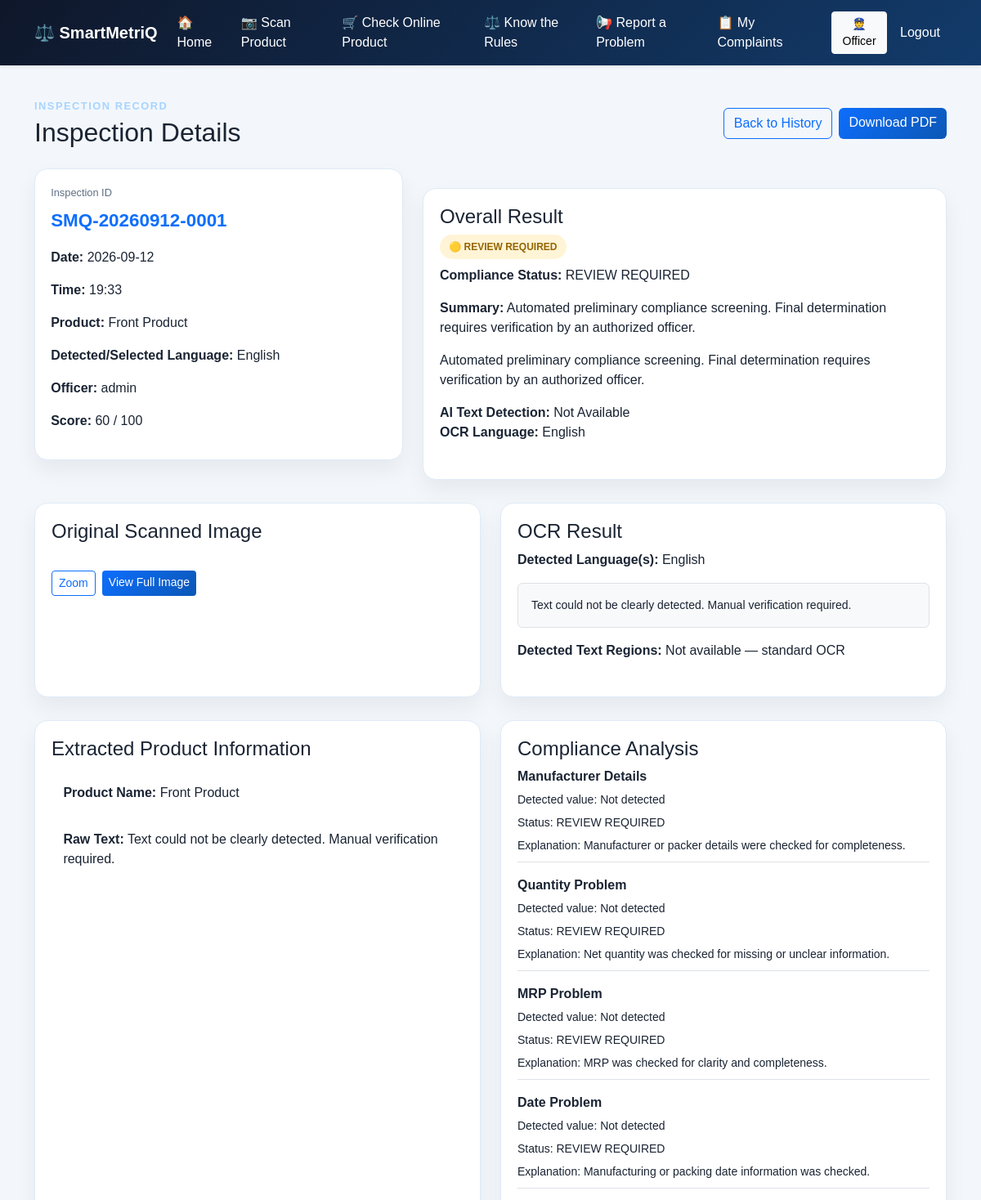
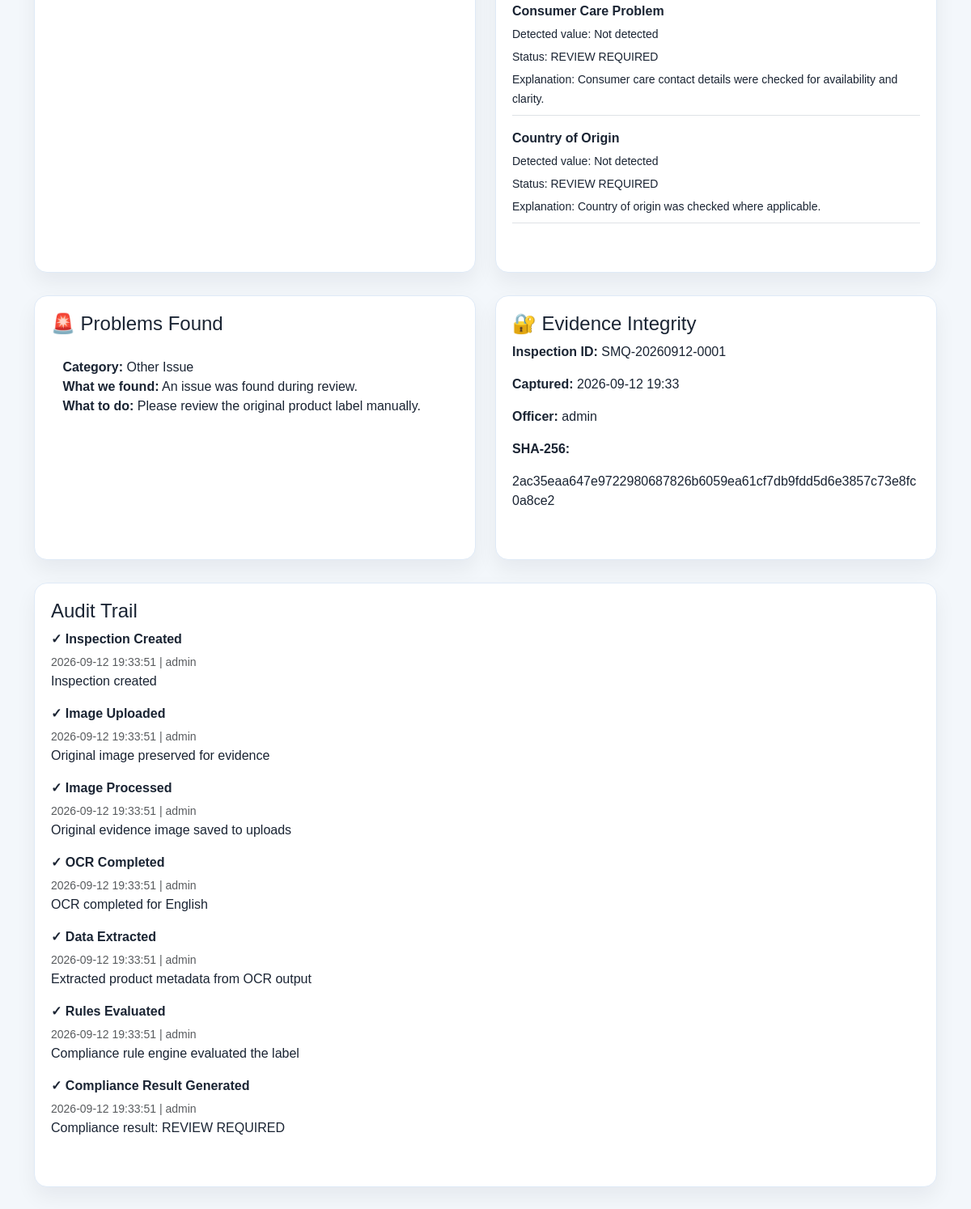
Page /result/SMQ-20260912-0001 (signed in) on the committed database (2 pictures, top to bottom).
### tables this page shows
CREATE TABLE inspections (
            id INTEGER PRIMARY KEY AUTOINCREMENT,
            inspection_id TEXT UNIQUE,
            user_id TEXT,
            product_name TEXT,
            product_type TEXT,
            image_path TEXT,
            language TEXT,
            language_code TEXT,
            ocr_text TEXT,
            extracted_data TEXT,
            compliance_status TEXT,
            violation_details TEXT,
            officer_notes TEXT,
            evidence_hash TEXT,
            created_at TEXT,
            updated_at TEXT,
            result_summary TEXT,
            score INTEGER,
            findings TEXT
        , source_type TEXT DEFAULT 'PHYSICAL_PRODUCT');

CREATE TABLE audit_events (
            id INTEGER PRIMARY KEY AUTOINCREMENT,
            inspection_id TEXT,
            user_id TEXT,
            event_type TEXT,
            description TEXT,
            timestamp TEXT
        );

### app.py (the view)
@app.route('/result/<inspection_id>')
@app.route('/inspection/<inspection_id>')
def inspection_detail(inspection_id):
    if not session.get('logged_in'):
        return redirect(url_for('login'))
    inspection = find_inspection_record(inspection_id)
    if inspection is None:
        return render_template('inspection_detail.html', inspection=None, inspection_id=inspection_id)
    inspection = build_result_summary(inspection)
    inspection.setdefault('inspection_id', inspection.get('id'))
    inspection['product'] = normalize_product_name(inspection.get('product') or inspection.get('product_name') or 'Unknown Product', inspection.get('image_type') or 'front')
    inspection.setdefault('language', 'eng')
    inspection.setdefault('language_label', get_language_label(inspection.get('language', 'eng')))
    inspection.setdefault('ai_model_status', get_ai_model_status())
    inspection.setdefault('ocr_text', 'Text could not be clearly detected. Manual verification required.')
    inspection.setdefault('extracted_data', {})
    inspection.setdefault('findings', [])
    inspection.setdefault('violation_details', inspection.get('findings'))
    inspection['violation_display'] = build_violation_display_list(inspection.get('violation_details') or inspection.get('findings') or ['Other Issue'])
    inspection.setdefault('evidence_hash', 'Not available')
    inspection.setdefault('audit_events', [])
    inspection.setdefault('image_path', '')
    inspection.setdefault('filename', '')
    inspection.setdefault('officer_notes', 'No officer notes added.')
    inspection.setdefault('date', date.today().isoformat())
    return render_template('inspection_detail.html', inspection=inspection, inspection_id=inspection_id, ai_status=get_ai_model_status())

### templates/inspection_detail.html (shortened to what this page needs)
{% extends 'base.html' %}
{% block content %}
<section class="dashboard-page">
  <div class="container">
    <div class="d-flex justify-content-between align-items-center mb-4 flex-wrap gap-3">
      <div>
        <p class="eyebrow mb-1">Inspection Record</p>
        <h2 class="mb-0">Inspection Details</h2>
      </div>
      <div class="d-flex gap-2 flex-wrap">
        <a href="{{ url_for('history') }}" class="btn btn-outline-primary">Back to History</a>
        <a href="{{ url_for('generate_report', inspection_id=inspection_id) }}" class="btn btn-primary">Download PDF</a>
      </div>
    </div>
    {% if inspection %}
      <div class="row g-4">
        <div class="col-lg-5">
          <div class="metric-card h-100">
            <span class="metric-label">Inspection ID</span>
            <p class="metric-value" style="font-size: 1.4rem; color: #0d6efd;">{{ inspection.inspection_id if inspection.inspection_id else inspection.id }}</p>
            <div class="mt-3">
              <p><strong>Date:</strong> {{ inspection.date }}</p>
              <p><strong>Time:</strong> {{ inspection.time or 'N/A' }}</p>
              <p><strong>Product:</strong> {{ inspection.product }}</p>
              <p><strong>Detected/Selected Language:</strong> {{ inspection.language_label if inspection.language_label else inspection.language }}</p>
              <p><strong>Officer:</strong> {{ inspection.inspector }}</p>
              <p><strong>Score:</strong> {{ inspection.score }} / 100</p>
            </div>
          </div>
        </div>
        <div class="col-lg-7">
          <div class="table-card h-100">
            <h4>Overall Result</h4>
            {% if inspection.overall_status == 'PASS' or inspection.status == 'COMPLIANT' %}
              <span class="status-chip status-compliant">🟢 PASS</span>
              <div class="mt-2"><strong>Compliance Status:</strong> COMPLIANT</div>
            {% elif inspection.overall_status == 'REVIEW REQUIRED' or inspection.status == 'REVIEW REQUIRED' %}
              <span class="status-chip status-review">🟡 REVIEW REQUIRED</span>
              <div class="mt-2"><strong>Compliance Status:</strong> REVIEW REQUIRED</div>
            {% else %}
              <span class="status-chip status-violation">🔴 POTENTIAL VIOLATION</span>
              <div class="mt-2"><strong>Compliance Status:</strong> POTENTIAL VIOLATION</div>
            {% endif %}
            <p class="mt-3 mb-3"><strong>Summary:</strong> {{ inspection.result_message or inspection.result }}</p>
            <p>{{ inspection.result_message or 'Automated preliminary compliance screening. Final determination requires verification by an authorized officer.' }}</p>
            <p class="mb-0"><strong>AI Text Detection:</strong> {% if ai_status.available %}Available{% else %}Not Available{% endif %}</p>
            <p class="mb-0"><strong>OCR Language:</strong> {{ inspection.language_label if inspection.language_label else inspection.language }}</p>
          </div>
        </div>
      </div>
      <div class="row g-4 mt-1">
        <div class="col-lg-6">
          <div class="table-card h-100">
            <h4>Original Scanned Image</h4>
            {% if inspection.image_path %}
              <div class="d-flex gap-2 flex-wrap">
                <a href="/{{ inspection.image_path }}" class="btn btn-sm btn-outline-primary" target="_blank">Zoom</a>
                <a href="/{{ inspection.image_path }}" class="btn btn-sm btn-primary" target="_blank">View Full Image</a>
              </div>
            {% else %}
              <p class="mb-0">No original image available for this inspection.</p>
            {% endif %}
          </div>
        </div>
        <div class="col-lg-6">
          <div class="table-card h-100">
            <h4>OCR Result</h4>
            <p><strong>Detected Language(s):</strong> {{ inspection.language_label if inspection.language_label else inspection.language }}</p>
            <div class="mt-3 p-3 border rounded bg-light">
              <pre class="mb-0" style="white-space: pre-wrap; font-family: inherit;">{{ inspection.ocr_text if inspection.ocr_text else 'Text could not be clearly detected. Manual verification required.' }}</pre>
            </div>
            <p class="mt-3 mb-0"><strong>Detected Text Regions:</strong> {{ inspection.ai_model_status.get('available', False) and '1 region (AI-ready crop)' or 'Not available — standard OCR' if inspection.ai_model_status else 'Not available — standard OCR' }}</p>
          </div>
        </div>
      </div>
      <div class="row g-4 mt-1">
        <div class="col-lg-6">
          <div class="table-card h-100">
            <h4>Extracted Product Information</h4>
            {% if inspection.extracted_data %}
              <ul class="feature-list">
                {% for key, value in inspection.extracted_data.items() %}
                  {% if value %}
                    <li><strong>{{ key.replace('_', ' ').title() }}:</strong> {{ value }}</li>
                  {% endif %}
                {% endfor %}
              </ul>
            {% else %}
              <p>No structured product information was extracted.</p>
            {% endif %}
          </div>
        </div>
        <div class="col-lg-6">
          <div class="table-card h-100">
            <h4>Compliance Analysis</h4>
            {% for rule in inspection.rule_checks %}
              <div class="mb-3 border-bottom pb-2">
                <p class="mb-1"><strong>{{ rule.category }}</strong></p>
                <p class="mb-1"><small>Detected value: {{ rule.detected_value }}</small></p>
                <p class="mb-1"><small>Status: {{ rule.status }}</small></p>
                <p class="mb-0"><small>Explanation: {{ rule.explanation }}</small></p>
              </div>
            {% endfor %}
          </div>
        </div>
      </div>
      <div class="row g-4 mt-1">
        <div class="col-lg-6">
          <div class="table-card h-100">
            <h4>🚨 Problems Found</h4>
            {% if inspection.problems_found %}
              <ul class="feature-list">
                {% for item in inspection.problems_found %}
                  <li>
                    <strong>Category:</strong> {{ item.category }}<br>
                    <strong>What we found:</strong> {{ item.detail }}<br>
                    <strong>What to do:</strong> {{ item.action }}
                  </li>
                {% endfor %}
              </ul>
            {% else %}
              <p class="mb-0">No problems were identified during the preliminary review.</p>
            {% endif %}
          </div>
        </div>
        <div class="col-lg-6">
          <div class="table-card h-100">
            <h4>🔐 Evidence Integrity</h4>
            <p><strong>Inspection ID:</strong> {{ inspection.inspection_id if inspection.inspection_id else inspection.id }}</p>
            <p><strong>Captured:</strong> {{ inspection.date }} {{ inspection.time or '' }}</p>
            <p><strong>Officer:</strong> {{ inspection.inspector }}</p>
            <p><strong>SHA-256:</strong></p>
            <p class="text-break">{{ inspection.evidence_hash }}</p>
          </div>
        </div>
      </div>
      <div class="row g-4 mt-1">
        <div class="col-12">
          <div class="table-card h-100">
            <h4>Audit Trail</h4>
            {% for event in inspection.audit_events %}
              <div class="mb-3">
                <p class="mb-1"><strong>✓ {{ event.event_type }}</strong></p>
                <small class="text-muted">{{ event.timestamp }} | {{ event.user_id or inspection.inspector or 'System' }}</small>
                {% if event.description %}
                  <p class="mb-0">{{ event.description }}</p>
                {% endif %}
              </div>
            {% else %}
              <p class="mb-0">No audit events recorded.</p>
            {% endfor %}
          </div>
        </div>
      </div>
    {% else %}
      <div class="table-card">
        <h4>No inspection found</h4>
        <p class="mb-0">The record with ID {{ inspection_id }} was not found in the current session.</p>
      </div>
    {% endif %}
  </div>
</section>
{% endblock %}

### templates/base.html (shortened to what this page needs)
<!DOCTYPE html>
<html lang="en">
  <head>
    <link
      href="https://cdn.jsdelivr.net/npm/bootstrap@5.3.3/dist/css/bootstrap.min.css"
      rel="stylesheet"
    />
    <link rel="stylesheet" href="{{ url_for('static', filename='css/style.css') }}" />
  </head>
  <body>
    <nav class="navbar navbar-expand-lg navbar-dark shadow-sm">
      <div class="container">
        <a class="navbar-brand fw-bold" href="{{ url_for('home') }}">⚖️ SmartMetriQ</a>
        <div class="collapse navbar-collapse" id="mainNav">
          <ul class="navbar-nav ms-auto align-items-lg-center gap-lg-2">
            {% if session.get('logged_in') %}
              {% if session.get('mode') == 'officer' or session.get('user_role') == 'officer' %}
                <li class="nav-item"><a class="nav-link" href="{{ url_for('dashboard') }}">📊 Dashboard</a></li>
                <li class="nav-item"><a class="nav-link" href="{{ url_for('scanner') }}">📷 Physical Product Scanner</a></li>
                <li class="nav-item"><a class="nav-link" href="{{ url_for('ecommerce_checker_page') }}">🛒 E-Commerce Checker</a></li>
                <li class="nav-item"><a class="nav-link" href="{{ url_for('history') }}">📋 Inspections</a></li>
                <li class="nav-item"><a class="nav-link" href="{{ url_for('potential_issues') }}">⚠️ Potential Issues</a></li>
                <li class="nav-item"><a class="nav-link" href="{{ url_for('audit_trail') }}">📝 Audit Trail</a></li>
                <li class="nav-item"><a class="nav-link" href="{{ url_for('reports_page') }}">📄 Reports</a></li>
                <li class="nav-item"><a class="nav-link" href="{{ url_for('officer_complaints') }}">📢 Complaints</a></li>
              {% else %}
                <li class="nav-item"><a class="nav-link" href="{{ url_for('home') }}">🏠 Home</a></li>
                <li class="nav-item"><a class="nav-link" href="{{ url_for('scanner') }}">📷 Scan Product</a></li>
                <li class="nav-item"><a class="nav-link" href="{{ url_for('ecommerce_checker_page') }}">🛒 Check Online Product</a></li>
                <li class="nav-item"><a class="nav-link" href="{{ url_for('know_rules') }}">⚖️ Know the Rules</a></li>
                <li class="nav-item"><a class="nav-link" href="{{ url_for('consumer_complaint_new') }}">📢 Report a Problem</a></li>
                <li class="nav-item"><a class="nav-link" href="{{ url_for('consumer_dashboard') }}">📋 My Complaints</a></li>
              {% endif %}
              <li class="nav-item ms-lg-3">
                <a class="btn btn-sm btn-light" href="{{ url_for('switch_mode', mode='officer' if session.get('mode') != 'officer' and session.get('user_role') != 'officer' else 'consumer') }}">
                  {% if session.get('mode') == 'officer' or session.get('user_role') == 'officer' %}👤 Consumer{% else %}👮 Officer{% endif %}
                </a>
              </li>
              <li class="nav-item"><a class="nav-link" href="{{ url_for('logout') }}">Logout</a></li>
            {% else %}
              <li class="nav-item"><a class="nav-link" href="{{ url_for('home') }}">Home</a></li>
              <li class="nav-item"><a class="nav-link" href="{{ url_for('scanner') }}">Scanner</a></li>
              <li class="nav-item"><a class="nav-link" href="{{ url_for('login') }}">Login</a></li>
            {% endif %}
          </ul>
        </div>
      </div>
    </nav>
    <main>
      {% block content %}{% endblock %}
    </main>
  </body>
</html>

### rows in the picture
inspections: inspection "SMQ-20260912-0001", product "Front Product", language "English", inspector "admin", score "60", ocr_text "Text could not be clearly detected. Manual verification required.", evidence_hash "2ac35eaa647e9722980687826b6059ea61cf7db9fdd5d6e3857c73e8fc0a8ce2"
audit_events: event_type "Inspection Created", timestamp "2026-09-12 19:33:51", user_id "admin", description "Inspection created"
audit_events: event_type "Image Uploaded", timestamp "2026-09-12 19:33:51", user_id "admin", description "Original image preserved for evidence"
audit_events: event_type "Image Processed", timestamp "2026-09-12 19:33:51", user_id "admin", description "Original evidence image saved to uploads"
audit_events: event_type "OCR Completed", timestamp "2026-09-12 19:33:51", user_id "admin", description "OCR completed for English"
audit_events: event_type "Data Extracted", timestamp "2026-09-12 19:33:51", user_id "admin", description "Extracted product metadata from OCR output"
audit_events: event_type "Rules Evaluated", timestamp "2026-09-12 19:33:51", user_id "admin", description "Compliance rule engine evaluated the label"
audit_events: event_type "Compliance Result Generated", timestamp "2026-09-12 19:33:51", user_id "admin", description "Compliance result: REVIEW REQUIRED"

### other values in the picture
{{ inspection.date }} "2026-09-12"
{{ inspection.time or 'N/A' }} "19:33"
{{ inspection.result_message or inspection.result }} "Automated preliminary compliance screening. Final determination requires verification by an authorized officer."
{{ key.replace('_', ' ').title() }} "Product Name" "Raw Text"
{{ value }} "Front Product" "Text could not be clearly detected. Manual verification required."
{{ rule.category }} "Manufacturer Details" "Quantity Problem" "MRP Problem" "Date Problem" "Consumer Care Problem" "Country of Origin"
{{ rule.detected_value }} "Not detected" "Not detected" "Not detected" "Not detected" "Not detected" "Not detected"
{{ rule.status }} "REVIEW REQUIRED" "REVIEW REQUIRED" "REVIEW REQUIRED" "REVIEW REQUIRED" "REVIEW REQUIRED" "REVIEW REQUIRED"
{{ rule.explanation }} "Manufacturer or packer details were checked for completeness." "Net quantity was checked for missing or unclear information." "MRP was checked for clarity and completeness." "Manufacturing or packing date information was checked." "Consumer care contact details were checked for availability and clarity." "Country of origin was checked where applicable."
{{ item.category }} "Other Issue"
{{ item.detail }} "An issue was found during review."
{{ item.action }} "Please review the original product label manually."
{{ inspection.time or '' }} "19:33"
